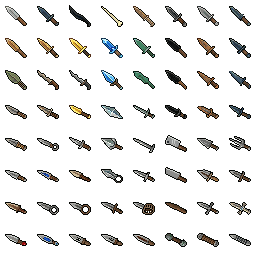
#> input picture Art_Source/weapons/dagger_64_grid.png, 256 x 256 px, found by its file name
$ python orient_grid.py Art_Source/weapons/dagger_64_grid.png --check
#> lines starting #> are read from the running program, lines starting #| are printed output that depends on the picture; after the words box and inside, x2 and y2 are one past the last pixel; in counts of white or black regions, pixels touching at a corner belong together
# -*- coding: utf-8 -*-
"""통짜 격자 시트에서 **방향이 뒤집힌 칸만 180도 돌린다.**

    # 판정만 (파일 안 건드림)
    python Tools/ArtPipeline/orient_grid.py Art_Source/weapons/dagger_64_grid.png --check

    # 지정한 칸을 돌려서 덮어쓴다
    python Tools/ArtPipeline/orient_grid.py Art_Source/weapons/dagger_64_grid.png --rotate 24-63

🔴 **왜 180도 회전인가 — 반대각 대칭은 각도를 세운다** (2026-09-10 실측)

  단검은 대각선으로 놓인 물건이라 「끝을 맞바꾸는」 변환이 둘 있다:

      A 180도 회전      각도 유지, 끝만 맞바꿈           25도 -> 25도
      B 반대각(↗↙) 대칭  각도가 90도에서 접힘             25도 -> 65도

  뒤집힌 후보(24~63)는 원래 **얕은 각도(약 25도)**로 그려졌고 정상 후보(0~23)는 약 40도다.
  B 를 쓰면 65도로 서 버려서 정상본보다 더 어긋난다. **A 가 맞다.**

  💡 B 가 이론상 유리한 경우가 있긴 하다 — 빛이 위에서 올 때 A 는 하이라이트를 아래로
     옮긴다. 그런데 32px 단검에서는 그 차이가 안 보이고, **각도가 틀어지는 쪽이 훨씬 크게
     보인다.** 그래서 각도를 지키는 A 를 고른다.

🔑 **판정(`--check`)은 참고지 판결이 아니다.** 손잡이(갈색 계열)와 날(무채색)의 무게중심을
   대각 축 `x+y` 에 투영해 비교하는데, **날까지 갈색인 후보**(뼈·나무·돌)와 **손잡이가 없는
   후보**(수정 파편)에서는 한쪽 표본이 비어 「판정불가」가 난다. 실제로 64칸 중 20칸이
   판정불가였고, 그중 #4 #8 은 판정이 났다면 오답이었을 것이다(날이 갈색이라 손잡이로 셌다).
   **눈으로 본 결과를 `--rotate` 로 직접 주는 것이 정답이고, `--check` 는 그 눈을 돕는다.**
"""

import argparse

import numpy as np
from PIL import Image

ALPHA_CUT = 128

# ── 판정 잣대 ────────────────────────────────────────────────────────────────
# 손잡이 = 나무/가죽의 따뜻한 색, 날 = 무채색 금속. 둘 다 최소 표본이 있어야 비교가 성립한다.
WOOD_HUE = (10.0, 50.0)
WOOD_SAT_MIN = 0.30
WOOD_VAL_MIN = 0.12
METAL_SAT_MAX = 0.22
MIN_SAMPLE = 6


def parseIndices(spec, total):
    """"24-63,7,10" 같은 표기를 인덱스 집합으로."""
    out = set()
    for part in spec.split(","):
        part = part.strip()
        if not part:
            continue
        if "-" in part:
            lo, hi = part.split("-", 1)
            out.update(range(int(lo), int(hi) + 1))
        else:
            out.add(int(part))
    bad = sorted(i for i in out if not 0 <= i < total)
    if bad:
        raise SystemExit("🔴 칸 범위를 벗어났다(0~%d): %s" % (total - 1, bad))
    return sorted(out)


def toHsv(cell):
    """RGB 배열 -> (h[0~360], s, v). PIL 변환은 팔레트를 뭉개서 직접 계산한다."""
    rgb = cell[..., :3] / 255.0
    r, g, b = rgb[..., 0], rgb[..., 1], rgb[..., 2]
    mx = rgb.max(axis=-1)
    mn = rgb.min(axis=-1)
    d = mx - mn
    s = np.where(mx > 0, d / np.maximum(mx, 1e-6), 0.0)
    h = np.zeros_like(mx)
    lit = d > 1e-6
    idx = (mx == r) & lit
    h[idx] = ((g - b)[idx] / d[idx]) % 6
    idx = (mx == g) & lit
    h[idx] = ((b - r)[idx] / d[idx]) + 2
    idx = (mx == b) & lit
    h[idx] = ((r - g)[idx] / d[idx]) + 4
    return h * 60.0, s, mx


def judge(cell):
    """(판정, 설명). 판정은 True=정상 / False=뒤집힘 / None=판정불가."""
    alpha = cell[..., 3] > ALPHA_CUT
    if alpha.sum() < 10:
        return None, "빈 칸"

    h, s, v = toHsv(cell)
    size = cell.shape[0]
    ys, xs = np.mgrid[0:size, 0:size]
    axis = (xs + ys).astype(float)  # 작을수록 좌상, 클수록 우하

    wood = alpha & (h >= WOOD_HUE[0]) & (h <= WOOD_HUE[1]) & (s >= WOOD_SAT_MIN) & (v > WOOD_VAL_MIN)
    metal = alpha & (s < METAL_SAT_MAX)
    if wood.sum() < MIN_SAMPLE or metal.sum() < MIN_SAMPLE:
        return None, "판정불가 (손잡이 %d px · 날 %d px)" % (wood.sum(), metal.sum())

    gap = axis[wood].mean() - axis[metal].mean()  # 양수 = 손잡이가 우하 = 정상
    return gap > 0, "손잡이 %.1f · 날 %.1f · 차 %+.1f" % (axis[wood].mean(), axis[metal].mean(), gap)


def loadGrid(path, cellSize):
    im = Image.open(path).convert("RGBA")
    if im.width % cellSize or im.height % cellSize:
        raise SystemExit("🔴 %dx%d 는 셀 %d 로 안 나눠떨어진다" % (im.width, im.height, cellSize))
    return im, im.width // cellSize, im.height // cellSize


def cellArray(im, index, cols, cellSize):
    row, col = divmod(index, cols)
    box = (col * cellSize, row * cellSize, (col + 1) * cellSize, (row + 1) * cellSize)
    return np.array(im.crop(box)).astype(float), box


def runCheck(im, cols, rows, cellSize):
    total = cols * rows
    print("%d칸 (셀 %dpx · %d열)\n" % (total, cellSize, cols))
    print("%4s  %-10s  %s" % ("칸", "판정", "근거"))
    suspect, unknown = [], []
    for i in range(total):
        arr, _ = cellArray(im, i, cols, cellSize)
        ok, why = judge(arr)
        if ok is None:
            label = "판정불가"
            unknown.append(i)
        elif ok:
            label = "정상"
        else:
            label = "뒤집힘"
            suspect.append(i)
        print("%4d  %-10s  %s" % (i, label, why))
    print("\n뒤집힘 %d칸: %s" % (len(suspect), suspect))
    print("판정불가 %d칸 (눈으로 볼 것): %s" % (len(unknown), unknown))
    return suspect, unknown


def runRotate(im, indices, cols, cellSize, path):
    for i in indices:
        row, col = divmod(i, cols)
        box = (col * cellSize, row * cellSize, (col + 1) * cellSize, (row + 1) * cellSize)
        im.paste(im.crop(box).rotate(180), box)
    im.save(path)
    print("%d칸 180도 회전 후 저장: %s" % (len(indices), path))
    print("돌린 칸: %s" % indices)


def main():
    ap = argparse.ArgumentParser(description="격자 시트에서 뒤집힌 칸만 180도 회전")
    ap.add_argument("sheet", help="통짜 격자 PNG")
    ap.add_argument("--cell", type=int, default=32, help="셀 한 변 픽셀 (기본 32)")
    ap.add_argument("--check", action="store_true", help="판정만 하고 파일은 안 건드린다")
    ap.add_argument("--rotate", default=None, help='돌릴 칸. 예: "24-63" 또는 "4,26,27"')
    args = ap.parse_args()

    im, cols, rows = loadGrid(args.sheet, args.cell)
#> in loadGrid, im is the input picture: PIL image 256x256 RGBA; mean R, G, B, A 12, 11.7, 9.6, 34
#> cols = 8; rows = 8

    if args.check or not args.rotate:
        runCheck(im, cols, rows, args.cell)
#> in runCheck, `total = cols * rows`: total = 64
#| 64칸 (셀 32px · 8열)
#> the loop in runCheck, `for i in range(total):` made 64 passes
#> (row in cellArray, col in cellArray, box in cellArray, gap in judge, ok, why) on passes 1, 2, 5, 6, 7, 8, 12, 14, 16, 17: (0, 0, (0, 0, 32, 32), 17.65, True, '손잡이 41.8 · 날 24.1 · 차 +17.7'), (0, 1, (32, 0, 64, 32), 12.11, True, '손잡이 41.6 · 날 29.5 · 차 +12.1'), (0, 4, (128, 0, 160, 32), -8.57, False, '손잡이 28.6 · 날 37.2 · 차 -8.6'), (0, 5, (160, 0, 192, 32), 12.81, True, '손잡이 40.8 · 날 28.0 · 차 +12.8'), (0, 6, (192, 0, 224, 32), 11.48, True, '손잡이 41.0 · 날 29.5 · 차 +11.5'), (0, 7, (224, 0, 256, 32), 12.47, True, '손잡이 40.5 · 날 28.0 · 차 +12.5'), (1, 3, (96, 32, 128, 64), 12.08, True, '손잡이 42.0 · 날 29.9 · 차 +12.1'), (1, 5, (160, 32, 192, 64), 17.01, True, '손잡이 42.5 · 날 25.5 · 차 +17.0'), (1, 7, (224, 32, 256, 64), 11.36, True, '손잡이 40.5 · 날 29.1 · 차 +11.4'), (2, 0, (0, 64, 32, 96), 16.44, True, '손잡이 40.4 · 날 24.0 · 차 +16.4')
#> (row in cellArray, col in cellArray, box in cellArray, why) on passes 3, 4, 9, 10, 11, 13: (0, 2, (64, 0, 96, 32), '판정불가 (손잡이 0 px · 날 66 px)'), (0, 3, (96, 0, 128, 32), '판정불가 (손잡이 0 px · 날 2 px)'), (1, 0, (0, 32, 32, 64), '판정불가 (손잡이 99 px · 날 1 px)'), (1, 1, (32, 32, 64, 64), '판정불가 (손잡이 94 px · 날 1 px)'), (1, 2, (64, 32, 96, 64), '판정불가 (손잡이 95 px · 날 1 px)'), (1, 4, (128, 32, 160, 64), '판정불가 (손잡이 0 px · 날 31 px)')
#|    0  정상          손잡이 41.8 · 날 24.1 · 차 +17.7
#|    1  정상          손잡이 41.6 · 날 29.5 · 차 +12.1
#|    2  판정불가        판정불가 (손잡이 0 px · 날 66 px)
#|    3  판정불가        판정불가 (손잡이 0 px · 날 2 px)
#|    4  뒤집힘         손잡이 28.6 · 날 37.2 · 차 -8.6
#|    5  정상          손잡이 40.8 · 날 28.0 · 차 +12.8
#|    6  정상          손잡이 41.0 · 날 29.5 · 차 +11.5
#|    7  정상          손잡이 40.5 · 날 28.0 · 차 +12.5
#> (further printed lines are left out)
#> pass 1, in runCheck, `arr, _ = cellArray(im, i, cols, cellSize)`:
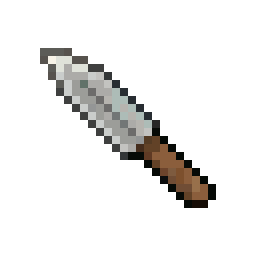
#> arr: shape (32, 32, 4) float64 (shown 8 times larger); mean R, G, B, A 18.3, 17.4, 15.4, 35.4; transparent parts drawn white
#> pass 1, in judge, `alpha = cell[..., 3] > ALPHA_CUT`:
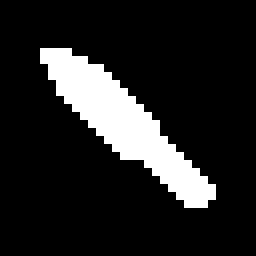
#> alpha: shape (32, 32) bool (shown 8 times larger); 13.9% white; 1 white region, box (x1, y1, x2, y2) and area: (5, 6, 27, 26) 142
#> pass 1, in toHsv, `rgb = cell[..., :3] / 255.0`:
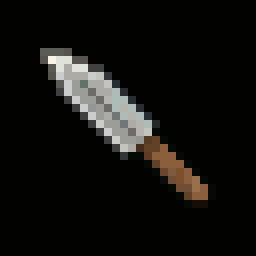
#> rgb: shape (32, 32, 3) float64 (shown 8 times larger); mean R, G, B 0.0718, 0.0684, 0.0603
#> pass 1, in toHsv, `r, g, b = rgb[..., 0], rgb[..., 1], rgb[..., 2]`:
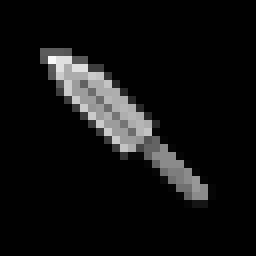
#> r: shape (32, 32) float64 (shown 8 times larger); min 0.00784, max 0.969, mean 0.0718
#> after the loop in runCheck, `for i in range(total):`:
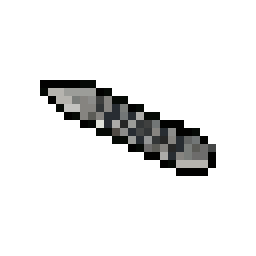
#> arr: shape (32, 32, 4) float64 (shown 8 times larger); mean R, G, B, A 10, 10.2, 9.1, 29.4; transparent parts drawn white
#> after the loop in runCheck, `for i in range(total):`: suspect = [4]; unknown = [2, 3, 8, 9, 10, 12, 14, 20, 22, 26, 27, 36, 42, 43, 48, 49, 53, 55, 57, 63]
#| 뒤집힘 1칸: [4]
#| 판정불가 20칸 (눈으로 볼 것): [2, 3, 8, 9, 10, 12, 14, 20, 22, 26, 27, 36, 42, 43, 48, 49, 53, 55, 57, 63]
        if not args.rotate:
            return

    indices = parseIndices(args.rotate, cols * rows)
    runRotate(im, indices, cols, args.cell, args.sheet)


if __name__ == "__main__":
    main()
